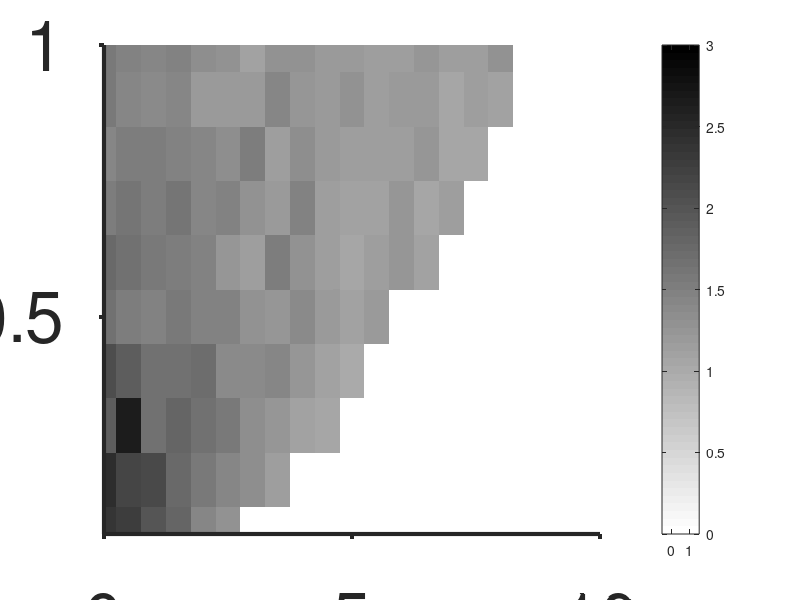
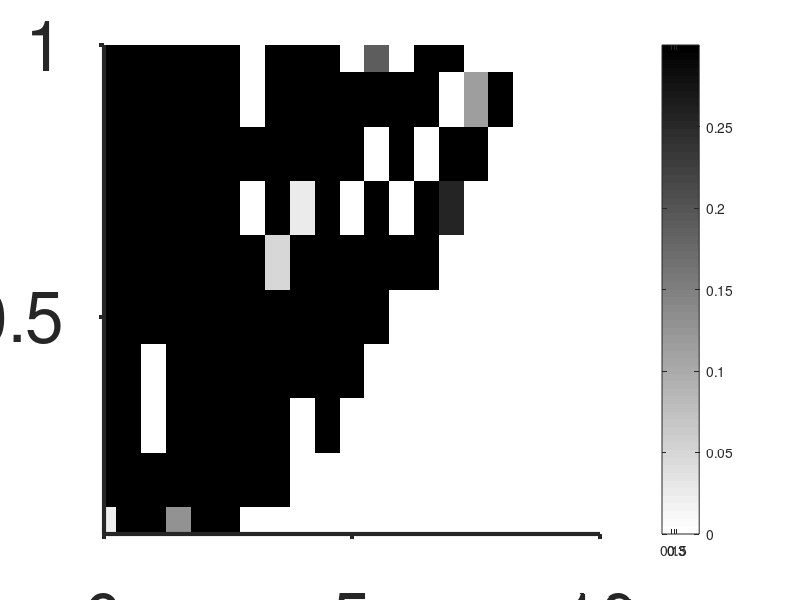

Write the MATLAB code that produced these figures, in order.
% plot the data that will generate figure 6A and 6B of the main text
% clump.csv and clumpcost.csv as produced by Figure6AandB1.m are required
% in the root directory
clear all
close all

phis=linspace(0,9.5,20);
gammas=linspace(0.1,1,10);
clump=csvread("clump.csv")
clumpcost=csvread("clumpcost.csv")

figure('Position', [10 10 800 800])
imagesc(phis',gammas',clump')
cbh=colorbar
colormap(1-gray)
  box off
set(gcf,'color','w');
set(gca,'YDir','normal')
xticks([0 5 10])
yticks([0 0.5 1])
axis([0 10 0.1 1])
caxis([0 3])
set(cbh,'XTick',[0 1 2 3])
  set(gca,'fontsize', 50)  
  set(gca,'linewidth',3)
set(gca,'TickDir','out')
  
  
figure('Position', [10 10 800 800])
imagesc(phis',gammas',-clumpcost')
cbh=colorbar

colormap(1-gray)
  box off
set(gcf,'color','w');
set(gca,'YDir','normal')
xticks([0 5 10])
yticks([0 0.5 1])
axis([0 10 0.1 1])
caxis([0 0.3])
set(cbh,'XTick',[0 0.15 0.3])
  set(gca,'fontsize', 50)
set(gca,'linewidth',3)
set(gca,'TickDir','out')
